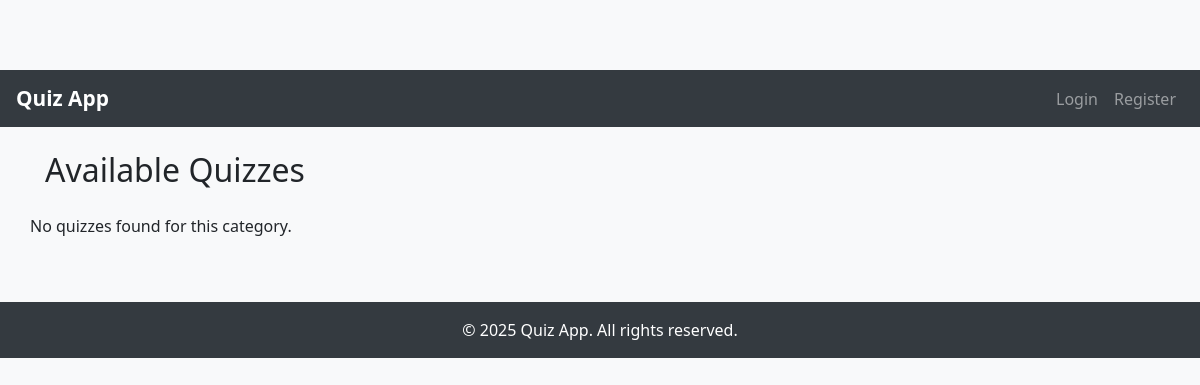
Before: /category/2/ with the older database file.
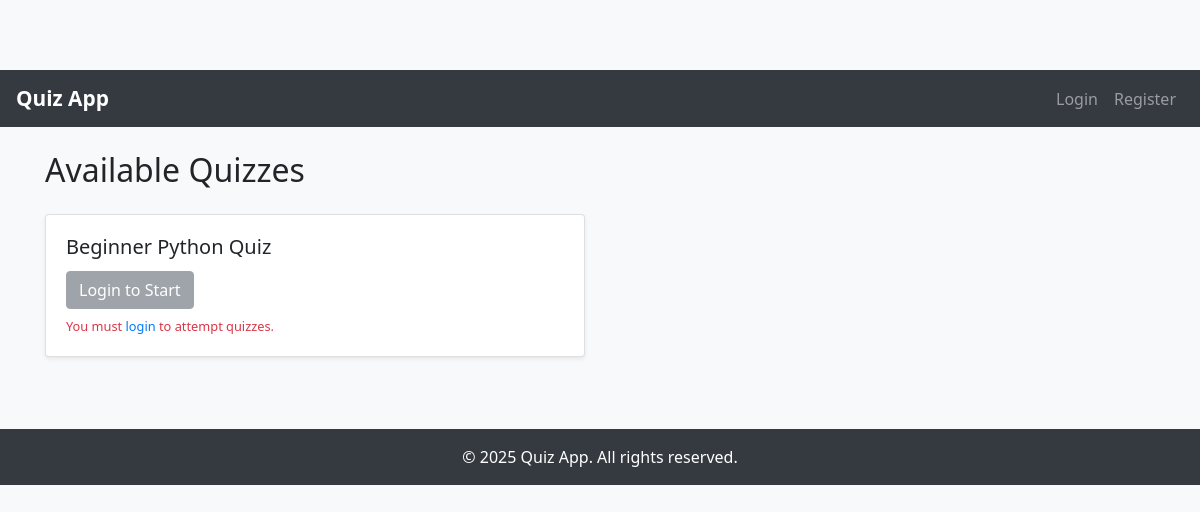
After: the same page with the newer database file.
### core/models.py (models this page shows, shortened)
class Quiz(models.Model):
    title = models.CharField(max_length=200)
    category = models.ForeignKey(Category, on_delete=models.CASCADE)
    created_at = models.DateTimeField(auto_now_add=True)

### core/views.py (the view)
# urls.py: path('category/<int:category_id>/', views.category_quizzes, name='category_quizzes'),
def category_quizzes(request, category_id):
    quizzes = Quiz.objects.filter(category_id=category_id)
    return render(request, 'core/quizzes_by_category.html', {'quizzes': quizzes})

### templates/core/quizzes_by_category.html
{% extends 'core/base.html' %}
{% block content %}
<h2 class="mb-4">Available Quizzes</h2>
<div class="row">
{% for quiz in quizzes %}
<div class="col-md-6 mb-4">
<div class="card shadow-sm">
<div class="card-body">
<h5 class="card-title">{{ quiz.title }}</h5>
{% if user.is_authenticated %}
<a href="{% url 'start_quiz' quiz.id %}" class="btn btn-success">Start Quiz</a>
{% else %}
<button class="btn btn-secondary" disabled>Login to Start</button>
<small class="text-danger d-block mt-2">You must <a href="{% url 'login' %}">login</a> to
attempt quizzes.</small>
{% endif %}
</div>
</div>
</div>
{% empty %}
<p>No quizzes found for this category.</p>
{% endfor %}
</div>
{% endblock %}

Changed rows visible on the page:
added Quiz: title "Beginner Python Quiz"
Other visible differences:
text no longer shown: "No quizzes found for this category."
